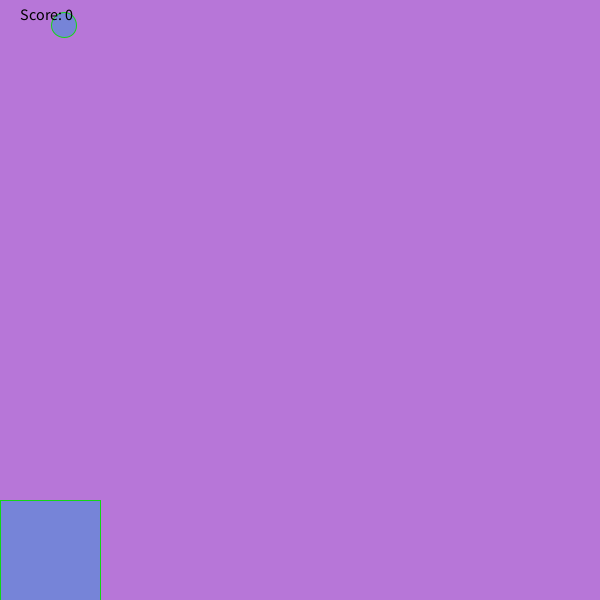
Frame 1 (no input)
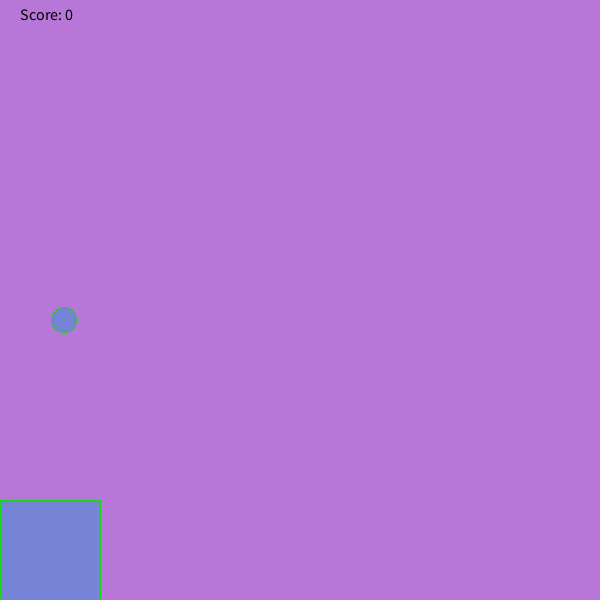
Frame 60 (the mouse pressed at the canvas centre just before this capture)
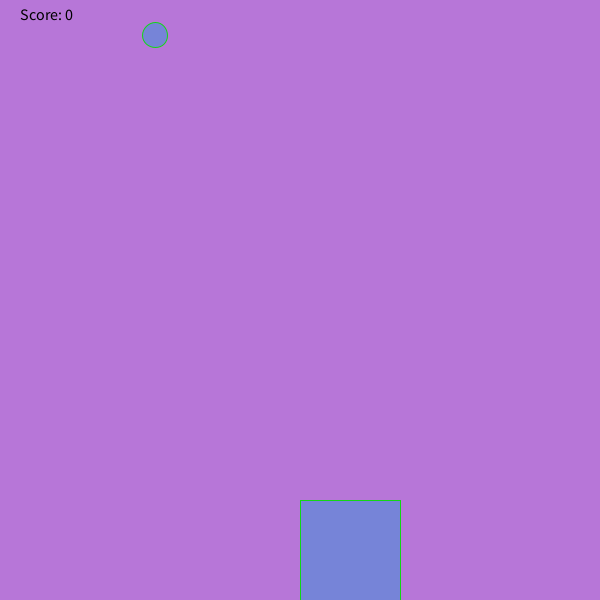
Frame 120 (the mouse held since frame 60 and released just before this capture)

The Processing sketch that drew these frames (run headless with seeded random() and noise(); from frame 60 on, the mouse is pressed at the canvas centre):

// Processing sketch: Rain_Game
// ── Rain_Game.pde
int y= 20;
 int x = (int) random(width);
int score=  0;



void setup(){
  size(600, 600);
 

}


void draw(){

 background(183,118,216); 
 
  fill(118,132,216);
  stroke(19,214,21);
  y+=5;
  ellipse(x,y,25,25);
  rect(mouseX, 500, 100, 100);
  fill(0, 0, 0);
textSize(16);
text("Score: " + score, 20, 20);

  if(y>600){
     x = (int) random(width);
y=20;  
  
 
}
checkCatch(x);
}
void checkCatch(int x){
     if (x > mouseX && x < mouseX+100&& y==500){
          score++;
          println(x  + " " + mouseX);
     }
     else if (score < 0) 
          score--;
     println("Your score is now: " + score); }
